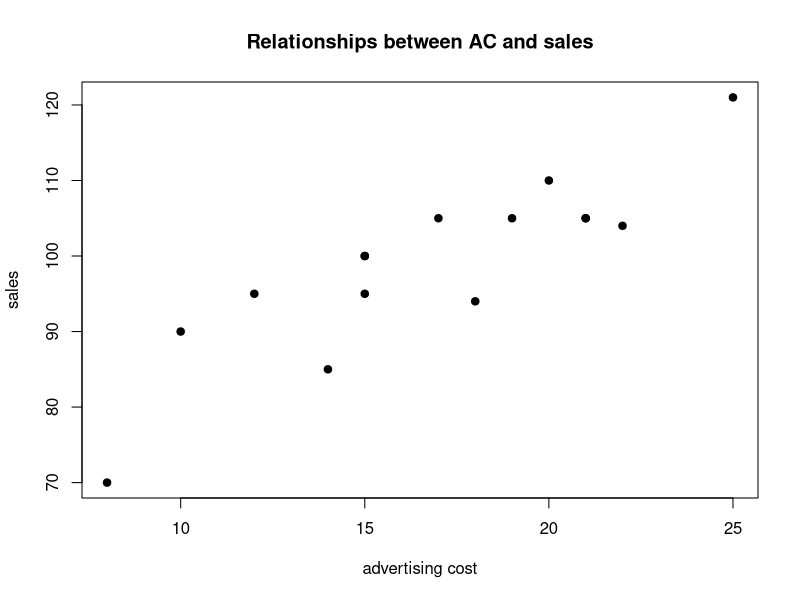

The R source for this figure:
# 데이터입력
ad <- c(18, 8, 10, 15, 12, 15, 14, 15, 17, 19, 20, 21, 22, 21, 25)
sales <- c(94, 70, 90, 100, 95, 100, 85, 95, 105, 105, 110, 105, 104, 105, 121)
 # 산포도 그리기
plot(ad, sales,
    xlab = "advertising cost",
    ylab = "sales",
    main = "Relationships between AC and sales",
    pch = 19)